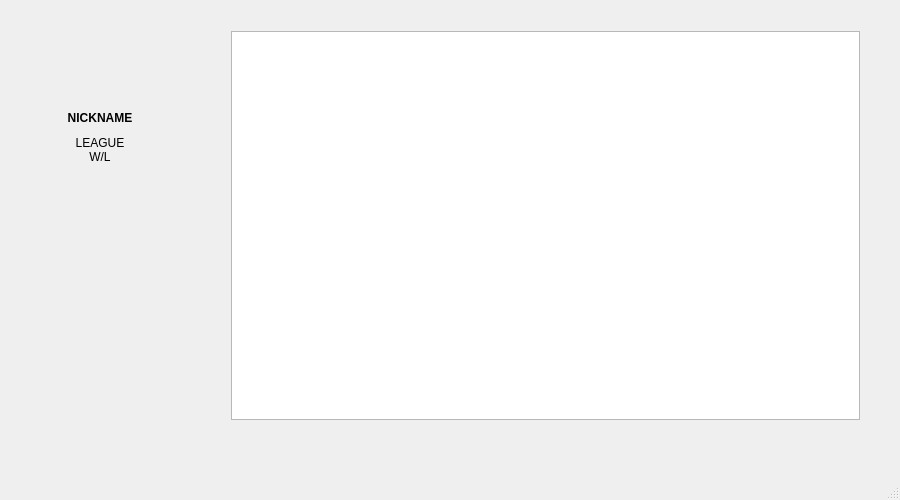
<?xml version="1.0" encoding="UTF-8"?>
<ui version="4.0">
 <class>MainWindow</class>
 <widget class="QMainWindow" name="MainWindow">
  <property name="geometry">
   <rect>
    <x>0</x>
    <y>0</y>
    <width>900</width>
    <height>500</height>
   </rect>
  </property>
  <property name="windowTitle">
   <string>League of Legends Match Info</string>
  </property>
  <widget class="QWidget" name="centralWidget">
   <widget class="QWidget" name="verticalLayoutWidget">
    <property name="geometry">
     <rect>
      <x>220</x>
      <y>20</y>
      <width>651</width>
      <height>411</height>
     </rect>
    </property>
    <layout class="QVBoxLayout" name="verticalLayout">
     <item>
      <widget class="QListWidget" name="listWidget">
       <property name="verticalScrollMode">
        <enum>QAbstractItemView::ScrollPerPixel</enum>
       </property>
       <property name="horizontalScrollMode">
        <enum>QAbstractItemView::ScrollPerItem</enum>
       </property>
      </widget>
     </item>
    </layout>
   </widget>
   <widget class="QWidget" name="verticalLayoutWidget_2">
    <property name="geometry">
     <rect>
      <x>30</x>
      <y>20</y>
      <width>151</width>
      <height>161</height>
     </rect>
    </property>
    <layout class="QVBoxLayout" name="verticalLayout_2">
     <property name="leftMargin">
      <number>0</number>
     </property>
     <item>
      <layout class="QHBoxLayout" name="horizontalLayout">
       <item>
        <widget class="QLabel" name="label_2">
         <property name="enabled">
          <bool>true</bool>
         </property>
         <property name="sizePolicy">
          <sizepolicy hsizetype="Fixed" vsizetype="Fixed">
           <horstretch>0</horstretch>
           <verstretch>0</verstretch>
          </sizepolicy>
         </property>
         <property name="minimumSize">
          <size>
           <width>64</width>
           <height>64</height>
          </size>
         </property>
         <property name="maximumSize">
          <size>
           <width>64</width>
           <height>64</height>
          </size>
         </property>
         <property name="frameShape">
          <enum>QFrame::NoFrame</enum>
         </property>
         <property name="frameShadow">
          <enum>QFrame::Plain</enum>
         </property>
         <property name="lineWidth">
          <number>0</number>
         </property>
         <property name="text">
          <string/>
         </property>
         <property name="textFormat">
          <enum>Qt::RichText</enum>
         </property>
         <property name="alignment">
          <set>Qt::AlignCenter</set>
         </property>
        </widget>
       </item>
      </layout>
     </item>
     <item>
      <widget class="QLabel" name="label_3">
       <property name="sizePolicy">
        <sizepolicy hsizetype="Preferred" vsizetype="Fixed">
         <horstretch>0</horstretch>
         <verstretch>0</verstretch>
        </sizepolicy>
       </property>
       <property name="text">
        <string>&lt;b&gt;NICKNAME&lt;/b&gt;</string>
       </property>
       <property name="textFormat">
        <enum>Qt::RichText</enum>
       </property>
       <property name="alignment">
        <set>Qt::AlignCenter</set>
       </property>
      </widget>
     </item>
     <item>
      <widget class="QLabel" name="label">
       <property name="sizePolicy">
        <sizepolicy hsizetype="Preferred" vsizetype="Fixed">
         <horstretch>0</horstretch>
         <verstretch>0</verstretch>
        </sizepolicy>
       </property>
       <property name="text">
        <string>LEAGUE
W/L</string>
       </property>
       <property name="alignment">
        <set>Qt::AlignHCenter|Qt::AlignTop</set>
       </property>
      </widget>
     </item>
    </layout>
   </widget>
  </widget>
  <widget class="QMenuBar" name="menuBar">
   <property name="geometry">
    <rect>
     <x>0</x>
     <y>0</y>
     <width>900</width>
     <height>23</height>
    </rect>
   </property>
  </widget>
  <widget class="QStatusBar" name="statusBar"/>
 </widget>
 <layoutdefault spacing="6" margin="11"/>
 <resources/>
 <connections/>
 <slots>
  <slot>openLoginScreen()</slot>
 </slots>
</ui>
